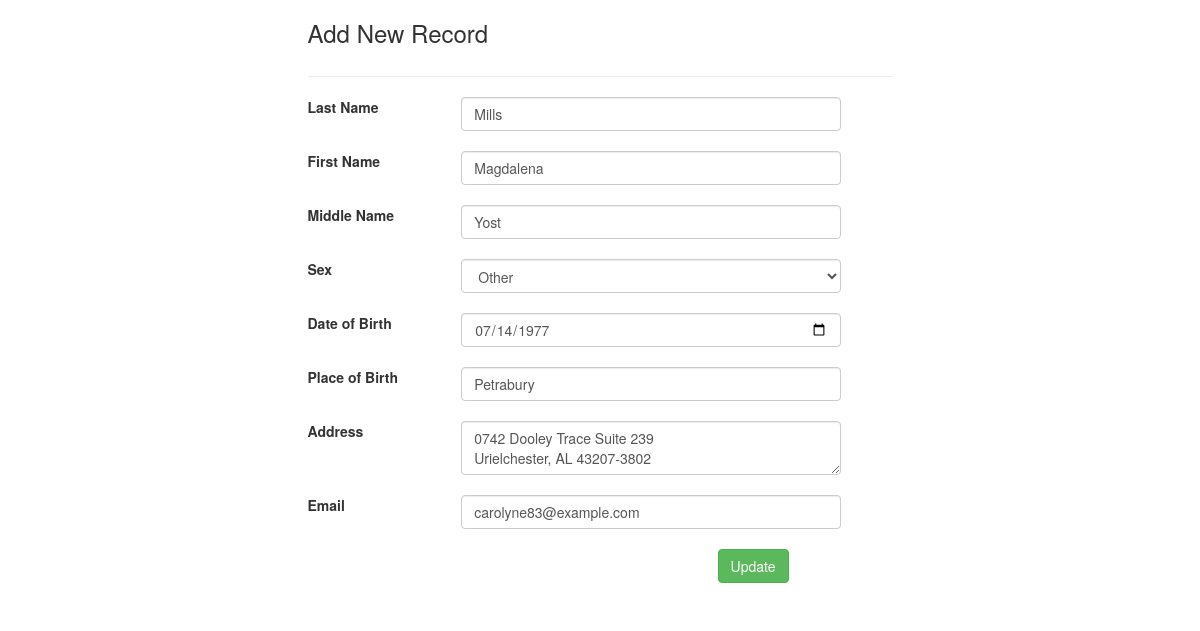
Page /update.php?id=11 on the committed database.
### tables this page shows
CREATE TABLE IF NOT EXISTS `gen_infos` (
  `id` int(11) NOT NULL AUTO_INCREMENT,
  `last_name` varchar(255) DEFAULT NULL,
  `first_name` varchar(255) DEFAULT NULL,
  `middle_name` varchar(255) DEFAULT NULL,
  `sex` varchar(255) DEFAULT NULL,
  `dob` varchar(50) DEFAULT NULL,
  `pob` varchar(255) DEFAULT NULL,
  `address` varchar(255) DEFAULT NULL,
  `email` varchar(50) DEFAULT NULL,
  KEY `Index 1` (`id`)
);

### update.php (the view, shortened to what this page needs)
<?php
include("conn.php");
 $iid2 = $_GET['id'];
$sql = "SELECT * FROM `gen_infos` where `id` = '$iid2'";
$result = $conn->query($sql);
if ($result->num_rows > 0) {
  while($row = $result->fetch_array()) {
  	$last_name = $row['last_name'];
  	$first_name = $row['first_name'];
  	$middle_name = $row['middle_name'];
  	$dob = date('Y-m-d', strtotime($row['dob']));
  	$pob = $row['pob'];
  	$address = $row['address'];
  	$email = $row['email'];
   }
} else {
  echo "0 results";
}
?>
<!DOCTYPE html>
<head>
<link href="js/bootstrap.js" rel="stylesheet" type="text/css">
<link href="js/bootstrap.min.js" rel="stylesheet" type="text/css">
<link href="css/bootstrap.min.css" rel="stylesheet" type="text/css">
<link href="css/bootstrap.css" rel="stylesheet" type="text/css">
</head>
<body>
<div class="box box-primary">
  <div class="box-header with-border">
	<div class="row">
		<div class="col-md-3">
		</div>
		<div class="col-md-6">
	<div class="box-body">
		<div class="row">
			<div class="col-md-12">
				<h3>Add New Record</h3>
			</div>
		</div>
	<hr>
	</div>
	<form action="update-rec.php" method="POST" autocomplete="off">
		<div class="box-body">
	<div class="row">
		<div class="col-md-3">
				<label style="text-align: center !important;">Last Name</label>
			</div>
			<div class="col-md-8">
				<input type="text" name="txt_lastname" class="form-control" required value=<?php echo $last_name; ?>>
			</div>
		</div>
		<div class="row">
			<div class="col-md-12">
			</div>
		</div>
	<div class="row">
		<div class="col-md-3">
				<label style="text-align: center !important;">First Name</label>
			</div>
			<div class="col-md-8">
				<input type="text" name="txt_firstname" class="form-control" required value=<?php echo $first_name; ?>>
			</div>
		</div>
		<div class="row">
			<div class="col-md-12">
			</div>
		</div>
	<div class="row">
		<div class="col-md-3">
				<label style="text-align: center !important;">Middle Name</label>
			</div>
			<div class="col-md-8">
				<input type="text" name="txt_middlename" class="form-control" value=<?php echo $middle_name; ?>>
			</div>
		</div>
		<div class="row">
			<div class="col-md-12">
			</div>
		</div>
	<div class="row">
		<div class="col-md-3">
				<label style="text-align: center !important;">Sex</label>
			</div>
			<div class="col-md-8">
				<select class="form-control" name="txt_sex" required>
					<option value="Other" selected="">Other</option>
				</select>
			</div>
		</div>
		<div class="row">
			<div class="col-md-12">
			</div>
		</div>
	<div class="row">
		<div class="col-md-3">
				<label style="text-align: center !important;">Date of Birth</label>
			</div>
			<div class="col-md-8">
				 <input type="date" name="txt_bday" class="form-control" required value=<?php echo $dob; ?>>
			</div>
		</div>
		<div class="row">
			<div class="col-md-12">
			</div>
		</div>
	<div class="row">
		<div class="col-md-3">
				<label style="text-align: center !important;">Place of Birth</label>
			</div>
			<div class="col-md-8">
				 <input type="text" name="txt_pobirth" class="form-control" required value=<?php echo $pob; ?>>
			</div>
		</div>
		<div class="row">
			<div class="col-md-12">
			</div>
		</div>
	<div class="row">
		<div class="col-md-3">
				<label style="text-align: center !important;">Address</label>
			</div>
			<div class="col-md-8">
				 <textarea name="txt_address" class="form-control" required><?php echo $address; ?></textarea>
			</div>
		</div>
		<div class="row">
			<div class="col-md-12">
			</div>
		</div>
	<div class="row">
		<div class="col-md-3">
				<label style="text-align: center !important;">Email</label>
			</div>
			<div class="col-md-8">
				 <input type="email" name="txt_email" class="form-control" required value=<?php echo $email; ?>>
			</div>
		</div>
		<div class="row">
			<div class="col-md-12">
			</div>
		</div>
	<div class="row">
		<div class="col-md-4">
				<label style="text-align: center !important;">&nbsp;</label>
			</div>
		<div class="col-md-4">
				<label style="text-align: center !important;">&nbsp;</label>
			</div>
			<div class="col-md-2">
				 <button type="submit" class="btn btn-success" name="btn_update">Update</button>
			</div>
		</div>
		</form>
	</div>
	<div class="col-md-3">
	</div>
	</div>
	</div>
</div>
 </body>
</html>

### rows in the picture
gen_infos: txt_lastname "Mills", txt_firstname "Magdalena", txt_middlename "Yost", txt_bday "07/14/1977", txt_pobirth "Petrabury", txt_address "0742 Dooley Trace Suite 239 Urielchester, AL 43207-3802", txt_email "carolyne83@example.com"
